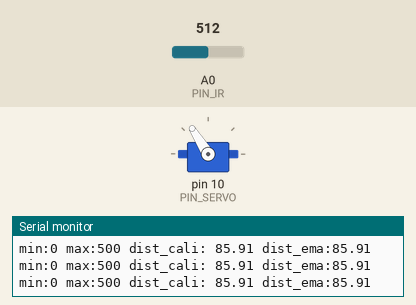
Simulated run of this sketch. Board: Arduino Uno, built with avr-gcc and run on an emulated ATmega328P. Parts: servo, the last lines printed to the serial monitor. The test bench sets the inputs (shaded band); at power-on: A0 (PIN_IR) = 512.

Above: at 1.2 s.
1.3 s: A0 (PIN_IR) set to 293
3.6 s: A0 (PIN_IR) set to 264
At 4.4 s:
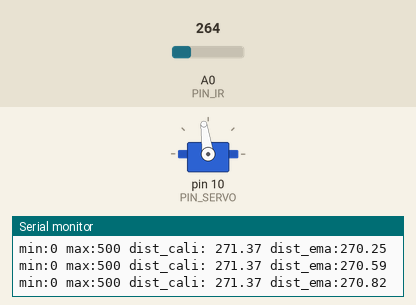
5.2 s: A0 (PIN_IR) set to 306
At 6.4 s:
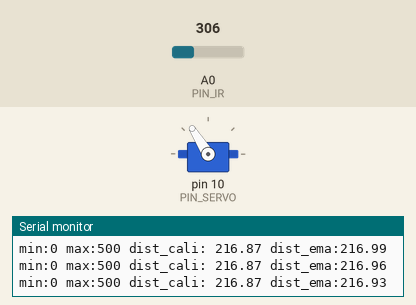
6.7 s: A0 (PIN_IR) set to 245
At 7.6 s:
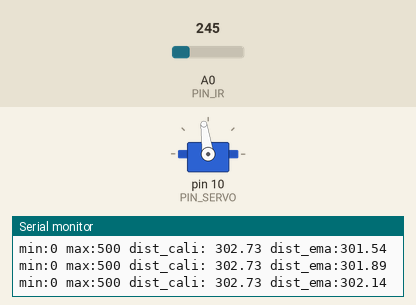
Timing chart, 0 to 9.3 s (numbered marks = the images above; inputs shaded):
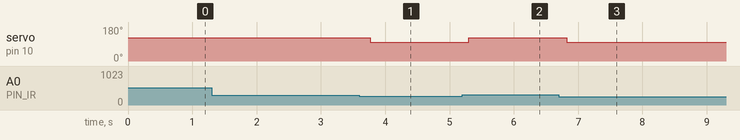

The sketch:

21_bbc_20212951.ino
```cpp
#include <Servo.h>
#define PIN_SERVO 10
#define PIN_IR A0
#define _DIST_ALPHA 0.3 // ema 필터 상수

Servo myservo;

int a, b; // unit: mm
float dist_ema, alpha;

// cali 구하기 위한 변수
float sum, sensorVal, volt, val;


void setup() {

// initialize serial port
  Serial.begin(57600);

  a = 100;
  b = 273;
  alpha = _DIST_ALPHA;
  dist_ema = 0;
}

float ir_distance(void){ // return value unit: mm
  sum = 0;
  for(int i = 0; i<100; i++){
    sum = sum + float(analogRead(PIN_IR));
  }
  sensorVal = sum / 100;  // 평균을 낸다
  volt = sensorVal * 5.0 / 1024.0;  // V로 환산
  val = pow(volt * (1 / 16.7647563), 1/(-0.85803107)) * 10.0;
  return val;
}

void loop() {
//  myservo.writeMicroseconds(1700);
  myservo.attach(PIN_SERVO);
  float raw_dist = ir_distance();
  float dist_cali = 100 + 300.0 / (b - a) * (raw_dist - a);

  if (dist_ema == 0){
    dist_ema = dist_cali;
  }
  else{
    dist_ema = alpha * dist_cali + (1-alpha) * dist_ema;
  }

  Serial.print("min:0 max:500 dist_cali: ");
  Serial.print(dist_cali);
  Serial.print(" dist_ema:");
  Serial.println(dist_ema);

  if (dist_ema > 255){
    myservo.writeMicroseconds(1550);
  }
  else{
    myservo.writeMicroseconds(1800);
  }
  delay(50);
}
```

Measured:
- the behaviour switches between 276 and 275 on A0 (PIN_IR) (found by bisection; images 0 and 1)
- after the input at 3.6 s, servo on pin 10 (PIN_SERVO): 122° → 98° after 0.17 s
- after the input at 5.2 s, servo on pin 10 (PIN_SERVO): 98° → 122° after 0.10 s
- after the input at 6.7 s, servo on pin 10 (PIN_SERVO): 122° → 98° after 0.12 s
